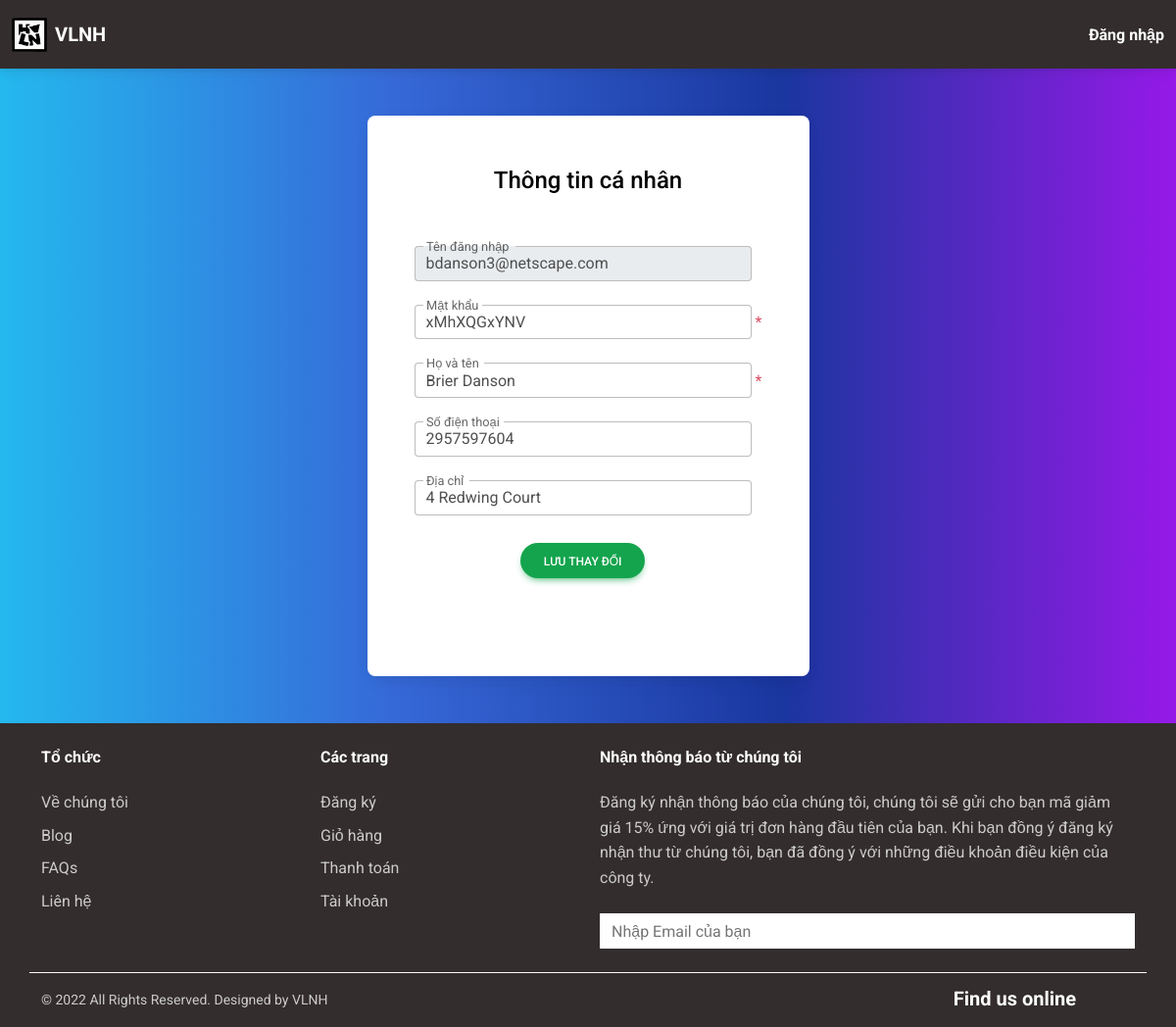
The page /app/views/user/edit-profile.php?id=4 on the database its author committed.
### tables this page shows
CREATE TABLE `user` (
  `id` int(10) PRIMARY KEY AUTO_INCREMENT,
  `name` varchar(255) NOT NULL,
  `username` varchar(255) NOT NULL,
  `password` varchar(255) NOT NULL,
  `phone` varchar(255),
  `address` varchar(255),
  `role` int(1) DEFAULT 1,
  `image` varchar(255)
);

### models/connection_user.php (called while the page is built, shortened)
<?php
    class Connection {
        function __construct()
        {
            $this->conn = mysqli_connect('localhost', 'root', '', 'shop');
        }
    }

### models/user.php (called while the page is built, shortened)
<?php
require_once 'connection_user.php';
function SelectUser($id) {
    $connObj = new Connection();
    $sql = sprintf('SELECT * FROM user WHERE id=\'%d\'', $id);
    return $connObj->conn->query($sql)->fetch_assoc();
}

### controllers/user.php (called while the page is built, shortened)
<?php
require_once __DIR__.'/../models/user.php';
function GetUserData(&$user, $id) {
    $user_data = SelectUser($id);
    $fields = ['id', 'username', 'password', 'name', 'phone', 'address'];
    foreach ($fields as $field) {
        $user[$field] = $user_data[$field];
    }
}

### app/views/user/edit-profile.php (the view, shortened to what this page needs)
<?php
require_once __DIR__ . '/../../../controllers/user.php';
$user = [
    'id' => '',
    'username' => '',
    'password' => '',
    'name' => '',
    'phone' => '',
    'address' => ''
];
$error = [
    'name' => '',
    'phone' => '',
    'address' => ''
];
if ($_SERVER["REQUEST_METHOD"] == "GET") {
    if (isset($_GET['id'])) {
        GetUserData($user, $_GET['id']);
    } else {
        header('Location: ../index.php');
    }
} else if ($_SERVER["REQUEST_METHOD"] == "POST") {
    $fields = ['id', 'password', 'name', 'phone', 'address'];
    foreach ($fields as $field) {
        $user[$field] = $_POST[$field];
    }
    EditUserData($user, $error, $_SERVER['REQUEST_URI']);
}
?>
<!DOCTYPE html>
<html lang="en">
    <head>
        <link
            href="https://cdnjs.cloudflare.com/ajax/libs/font-awesome/6.0.0/css/all.min.css"
            rel="stylesheet"
        />
        <link
            href="https://cdnjs.cloudflare.com/ajax/libs/mdb-ui-kit/6.0.1/mdb.min.css"
            rel="stylesheet"
        />
        <link
            href="../../assets/css/style.css"
            rel="stylesheet"
        />
    </head>
    <body>
    <?php
    include('../admin/header_admin.php');
    ?>
    <div class="h-100 gradient-custom-3">
        <div class="container py-5 h-100">
            <div class="row d-flex justify-content-center align-items-center h-100">
                <div class="col-xl-5">
                    <div class="card rounded-3 text-black p-5">
                        <div class="text-center">
                            <h4 class="mt-1 mb-5 pb-1">Thông tin cá nhân</h4>
                        </div>
                        <form action="<?php echo htmlspecialchars($_SERVER["PHP_SELF"]);?>" method="post">
                            <div class="mb-4">
                                <div class="d-flex align-items-center">
                                    <div class="form-outline">
                                        <input type="text"
                                               id="username-edit"
                                               name="username-edit"
                                               class="form-control"
                                               value="<?php echo $user['username']?>" disabled/>
                                        <label class="form-label" for="username-edit">Tên đăng nhập</label>
                                    </div>
                                    <span class="text-white ms-1">*</span>
                                </div>
                            </div>
                            <div class="mb-4">
                                <div class="d-flex align-items-center">
                                    <div class="form-outline">
                                        <input type="text"
                                               id="password-edit"
                                               name="password-edit"
                                               class="form-control"
                                               value="<?php echo $user['password']?>"/>
                                        <label class="form-label" for="password-edit">Mật khẩu</label>
                                    </div>
                                    <span class="text-danger ms-1">*</span>
                                </div>
                            </div>
                            <div class="mb-4">
                                <div class="d-flex align-items-center">
                                    <div class="form-outline">
                                        <input type="text"
                                               id="name"
                                               name="name"
                                               class="form-control"
                                               value="<?php echo $user['name']?>"/>
                                        <label class="form-label" for="name">Họ và tên</label>
                                    </div>
                                    <span class="text-danger ms-1">*</span>
                                </div>
                            </div>
                            <div class="mb-4">
                                <div class="d-flex align-items-center">
                                    <div class="form-outline">
                                        <input type="text"
                                               id="phone"
                                               name="phone"
                                               class="form-control"
                                               value="<?php echo $user['phone']?>"/>
                                        <label class="form-label" for="phone">Số điện thoại</label>
                                    </div>
                                    <span class="text-white ms-1">*</span>
                                </div>
                            </div>
                            <div class="mb-4">
                                <div class="d-flex align-items-center">
                                    <div class="form-outline">
                                        <input type="text"
                                               id="address"
                                               name="address"
                                               class="form-control"
                                               value="<?php echo $user['address']?>"/>
                                        <label class="form-label" for="address">Địa chỉ</label>
                                    </div>
                                    <span class="text-white ms-1">*</span>
                                </div>
                            </div>
                            <div class="text-center pt-1 mb-5 pb-1 d-flex align-items-center justify-content-center">
                                <button class="btn btn-success btn-rounded fa-lg mx-3" type="submit">
                                    Lưu thay đổi
                                </button>
                                <span class="text-white ms-1">*</span>
                            </div>
                        </form>
                    </div>
                </div>
            </div>
        </div>
    </div>
    <?php
    include('../footer.php');
    ?>
    </body>
</html>

### app/assets/css/style.css (style rules this page uses)
.gradient-custom-3 { background: #fccb90; background: -webkit-linear-gradient(to right, #24b8ee, #3669d8, #1a369f, #9619e8); background: linear-gradient(to right, #24b8ee, #3669d8, #1a369f, #9619e8); }

### rows shown on the page
user: username-edit "bdanson3@netscape.com", password-edit "xMhXQGxYNV", name "Brier Danson", phone "2957597604", address "4 Redwing Court"
